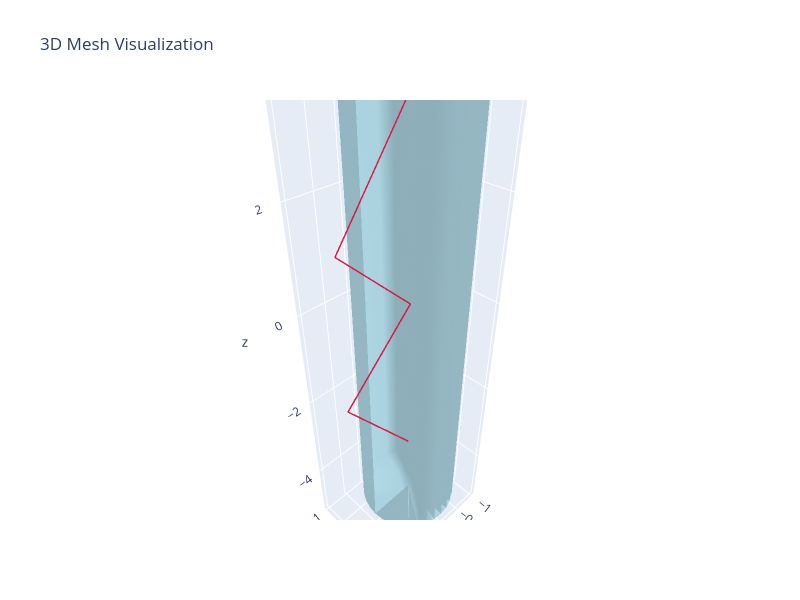

The notebook cell saved with this chart:
### Markdown cell above
## Example 2: Skeleton with Points Outside Mesh

Now let's test with a skeleton that has some points clearly outside the mesh surface.

### Code cell
# Create skeleton with points outside the cylinder
skeleton_outside = np.array([
    [0.0, 0.0, -3.5],
    [1.5, 0.0, -1.5],  # Outside (radius > 1.0)
    [0.0, 0.0, 0.0],
    [1.5, 0.0, 1.5],   # Outside (radius > 1.0)
    [0.0, 0.0, 3.5],
])
skeleton_out = PolylinesSkeleton([skeleton_outside])

# Check surface crossing
optimizer_out = SkeletonOptimizer(skeleton_out, mesh, opts)
has_crossing, num_outside, max_dist = optimizer_out.check_surface_crossing()

print(f"Before optimization:")
print(f"  Points outside mesh: {num_outside}/{skeleton_out.total_points()}")
print(f"  Max distance outside: {max_dist:.4f}")

mm = MeshManager(mesh)
mm.visualize_mesh_3d(polylines=skeleton_out)

### Figure 1 — Plotly figure (JSON) as saved in the notebook; plotly's stock layout.template omitted (floating-point values rounded to 4 significant figures)
{"data": [{"color": "lightblue", "i": [1, 1, 2, 2, 4, 4, 5, 5, 6, 6, 7, 7, 8, 8, 9, 9, 10, 10, 11, 11, 12, 12, 13, 13, 14, 14, 15, 15, 16, 16, 17, 17, 18, 18, 19, 19, 20, 20, 21, 21, 22, 22, 23, 23, 24, 24, 25, 25, 26, 26, 27, 27, 28, 28, 29, 29, 30, 30, 31, 31, 32, 32, 33, 33, 34, 34, 35, 35, 36, 36, 37, 37, 38, 38, 39, 39, 40, 40, 41, 41, 42, 42, 43, 43, 44, 44, 45, 45, 46, 46, 47, 47, 48, 48, 49, 49, 50, 50, 51, 51, 52, 52, 53, 53, 54, 54, 55, 55, 56, 56, 57, 57, 58, 58, 59, 59, 60, 60, 61, 61, 62, 62, 63, 63, 64, 64, 65, 65], "j": [0, 4, 4, 5, 0, 6, 6, 7, 0, 8, 8, 9, 0, 10, 10, 11, 0, 12, 12, 13, 0, 14, 14, 15, 0, 16, 16, 17, 0, 18, 18, 19, 0, 20, 20, 21, 0, 22, 22, 23, 0, 24, 24, 25, 0, 26, 26, 27, 0, 28, 28, 29, 0, 30, 30, 31, 0, 32, 32, 33, 0, 34, 34, 35, 0, 36, 36, 37, 0, 38, 38, 39, 0, 40, 40, 41, 0, 42, 42, 43, 0, 44, 44, 45, 0, 46, 46, 47, 0, 48, 48, 49, 0, 50, 50, 51, 0, 52, 52, 53, 0, 54, 54, 55, 0, 56, 56, 57, 0, 58, 58, 59, 0, 60, 60, 61, 0, 62, 62, 63, 0, 64, 64, 65, 0, 1, 1, 2], "k": [4, 2, 5, 3, 6, 5, 7, 3, 8, 7, 9, 3, 10, 9, 11, 3, 12, 11, 13, 3, 14, 13, 15, 3, 16, 15, 17, 3, 18, 17, 19, 3, 20, 19, 21, 3, 22, 21, 23, 3, 24, 23, 25, 3, 26, 25, 27, 3, 28, 27, 29, 3, 30, 29, 31, 3, 32, 31, 33, 3, 34, 33, 35, 3, 36, 35, 37, 3, 38, 37, 39, 3, 40, 39, 41, 3, 42, 41, 43, 3, 44, 43, 45, 3, 46, 45, 47, 3, 48, 47, 49, 3, 50, 49, 51, 3, 52, 51, 53, 3, 54, 53, 55, 3, 56, 55, 57, 3, 58, 57, 59, 3, 60, 59, 61, 3, 62, 61, 63, 3, 64, 63, 65, 3, 1, 65, 2, 3], "name": "Mesh", "opacity": 0.8, "type": "mesh3d", "x": [0.0, 1.0, 1.0, 0.0, 0.9808, 0.9808, 0.9239, 0.9239, 0.8315, 0.8315, 0.7071, 0.7071, 0.5556, 0.5556, 0.3827, 0.3827, 0.1951, 0.1951, 6.123e-17, 6.123e-17, -0.1951, -0.1951, -0.3827, -0.3827, -0.5556, -0.5556, -0.7071, -0.7071, -0.8315, -0.8315, -0.9239, -0.9239, -0.9808, -0.9808, -1.0, -1.0, -0.9808, -0.9808, -0.9239, -0.9239, -0.8315, -0.8315, -0.7071, -0.7071, -0.5556, -0.5556, -0.3827, -0.3827, -0.1951, -0.1951, -1.837e-16, -1.837e-16, 0.1951, 0.1951, 0.3827, 0.3827, 0.5556, 0.5556, 0.7071, 0.7071, 0.8315, 0.8315, 0.9239, 0.9239, 0.9808, 0.9808], "y": [0.0, 0.0, 0.0, 0.0, 0.1951, 0.1951, 0.3827, 0.3827, 0.5556, 0.5556, 0.7071, 0.7071, 0.8315, 0.8315, 0.9239, 0.9239, 0.9808, 0.9808, 1.0, 1.0, 0.9808, 0.9808, 0.9239, 0.9239, 0.8315, 0.8315, 0.7071, 0.7071, 0.5556, 0.5556, 0.3827, 0.3827, 0.1951, 0.1951, 1.225e-16, 1.225e-16, -0.1951, -0.1951, -0.3827, -0.3827, -0.5556, -0.5556, -0.7071, -0.7071, -0.8315, -0.8315, -0.9239, -0.9239, -0.9808, -0.9808, -1.0, -1.0, -0.9808, -0.9808, -0.9239, -0.9239, -0.8315, -0.8315, -0.7071, -0.7071, -0.5556, -0.5556, -0.3827, -0.3827, -0.1951, -0.1951], "z": [-5.0, -5.0, 5.0, 5.0, -5.0, 5.0, -5.0, 5.0, -5.0, 5.0, -5.0, 5.0, -5.0, 5.0, -5.0, 5.0, -5.0, 5.0, -5.0, 5.0, -5.0, 5.0, -5.0, 5.0, -5.0, 5.0, -5.0, 5.0, -5.0, 5.0, -5.0, 5.0, -5.0, 5.0, -5.0, 5.0, -5.0, 5.0, -5.0, 5.0, -5.0, 5.0, -5.0, 5.0, -5.0, 5.0, -5.0, 5.0, -5.0, 5.0, -5.0, 5.0, -5.0, 5.0, -5.0, 5.0, -5.0, 5.0, -5.0, 5.0, -5.0, 5.0, -5.0, 5.0, -5.0, 5.0]}, {"line": {"color": "crimson", "width": 3}, "mode": "lines", "name": "Polyline 0", "opacity": 0.95, "showlegend": false, "type": "scatter3d", "x": [0.0, 1.5, 0.0, 1.5, 0.0], "y": [0.0, 0.0, 0.0, 0.0, 0.0], "z": [-3.5, -1.5, 0.0, 1.5, 3.5]}], "layout": {"autosize": false, "height": 600, "scene": {"aspectmode": "data", "xaxis": {"visible": true}, "yaxis": {"visible": true}, "zaxis": {"visible": true}}, "title": {"text": "3D Mesh Visualization"}, "width": 800}}
